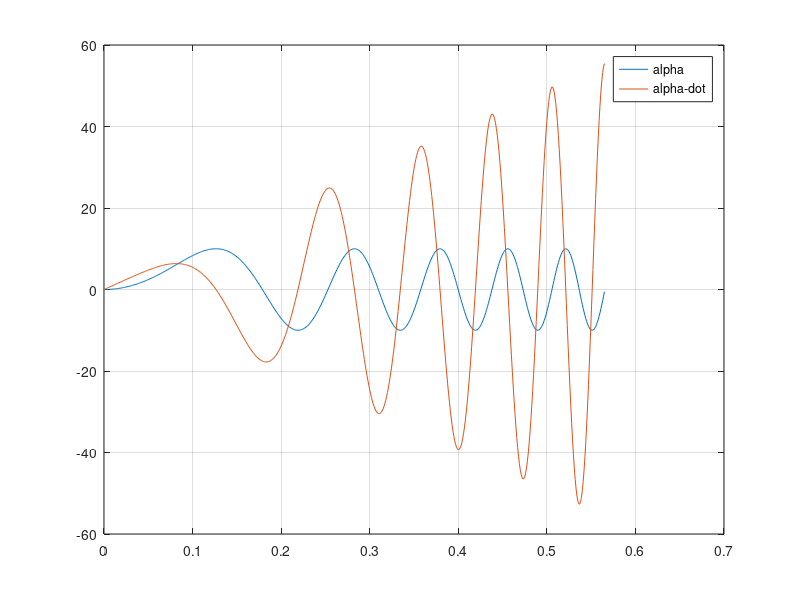

This chart was generated by the following MATLAB code:
clear
clc
C=0.18;
u=10;
k1=0;
k2=1;
f1=k1*u/(pi*C);
f2=k2*u/(pi*C);
T2=1/f2;
%tf=5*T2;
%tf=0.5655;
tf=10*(1/f2);
%tf=(1/f1+1/f2)/2;
t=0:0.001:tf;

w=2*pi*((f2-f1)/(2*tf)*t+f1);
k=w*C/(2*u);
plot(t,10*sin(w.*t))
hold on
plot(t,w.*cos(w.*t))
grid on
legend('alpha','alpha-dot')